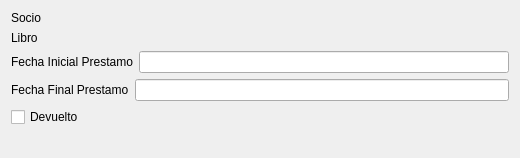
<?xml version="1.0" encoding="UTF-8"?>
<ui version="4.0">
 <class>Form</class>
 <widget class="QWidget" name="Form">
  <property name="geometry">
   <rect>
    <x>0</x>
    <y>0</y>
    <width>520</width>
    <height>158</height>
   </rect>
  </property>
  <property name="windowTitle">
   <string>Form</string>
  </property>
  <layout class="QVBoxLayout" name="verticalLayout">
   <item>
    <layout class="QHBoxLayout" name="horizontalLayout">
     <item>
      <widget class="QLabel" name="label">
       <property name="text">
        <string>Socio</string>
       </property>
      </widget>
     </item>
     <item>
      <widget class="BlSearchWidget" name="mui_idasociado" native="true"/>
     </item>
    </layout>
   </item>
   <item>
    <layout class="QHBoxLayout" name="horizontalLayout_2">
     <item>
      <widget class="QLabel" name="label_2">
       <property name="text">
        <string>Libro</string>
       </property>
      </widget>
     </item>
     <item>
      <widget class="BlSearchWidget" name="mui_idlibro" native="true"/>
     </item>
    </layout>
   </item>
   <item>
    <layout class="QHBoxLayout" name="horizontalLayout_3">
     <item>
      <widget class="QLabel" name="label_3">
       <property name="text">
        <string>Fecha Inicial Prestamo</string>
       </property>
       <property name="buddy">
        <cstring>mui_fechainprestamolibro</cstring>
       </property>
      </widget>
     </item>
     <item>
      <widget class="BlDateSearch" name="mui_fechainprestamolibro"/>
     </item>
    </layout>
   </item>
   <item>
    <layout class="QHBoxLayout" name="horizontalLayout_4">
     <item>
      <widget class="QLabel" name="label_4">
       <property name="text">
        <string>Fecha Final Prestamo</string>
       </property>
       <property name="buddy">
        <cstring>mui_fechafinprestamolibro</cstring>
       </property>
      </widget>
     </item>
     <item>
      <widget class="BlDateSearch" name="mui_fechafinprestamolibro"/>
     </item>
    </layout>
   </item>
   <item>
    <widget class="QCheckBox" name="mui_devueltoprestamolibro">
     <property name="text">
      <string>Devuelto</string>
     </property>
    </widget>
   </item>
   <item>
    <spacer name="verticalSpacer">
     <property name="orientation">
      <enum>Qt::Vertical</enum>
     </property>
     <property name="sizeHint" stdset="0">
      <size>
       <width>20</width>
       <height>22</height>
      </size>
     </property>
    </spacer>
   </item>
  </layout>
 </widget>
 <customwidgets>
  <customwidget>
   <class>BlDateSearch</class>
   <extends>QLineEdit</extends>
   <header>bldatesearch.h</header>
  </customwidget>
  <customwidget>
   <class>BlSearchWidget</class>
   <extends>QWidget</extends>
   <header>blsearchwidget.h</header>
   <container>1</container>
  </customwidget>
 </customwidgets>
 <resources/>
 <connections/>
</ui>
